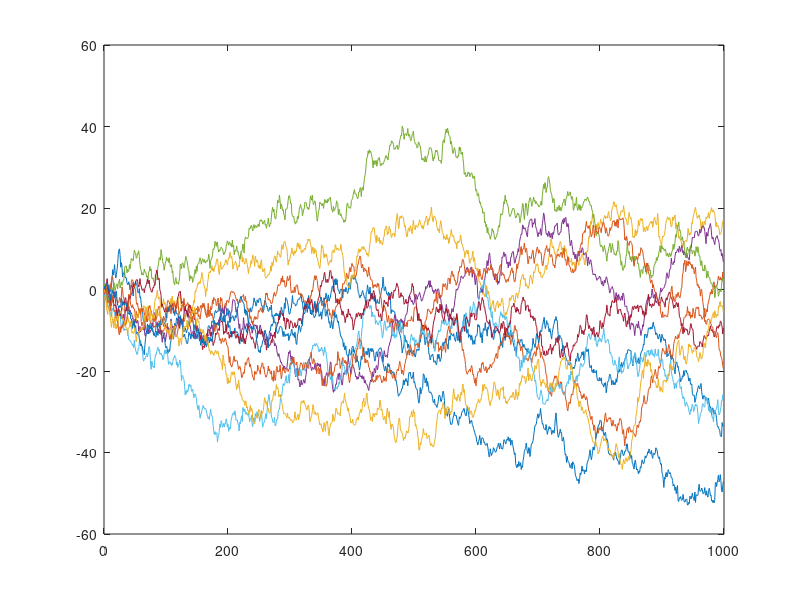

Recreate this plot in MATLAB.
%% Example Wiener process

% W[n] = W[n-1]+DW[n]
% W[0] = 0
% DW[n] ~ N(0,Ts)

N = 1000;

MAX_REPS = 10;

Ts = 1;

n = [0:1:N-1];

% pd = makedist('Normal', 'mu', 0, 'sigma', Ts);

for rep=1:MAX_REPS
DW = random ('norm', 0, Ts, 1, N);

W = zeros(1,N);
% return
W(1) = 0;
    
    for i=2:N
        W(i) = W(i-1) + DW(i);
    end

    plot (n, W);
    hold on;
end
    